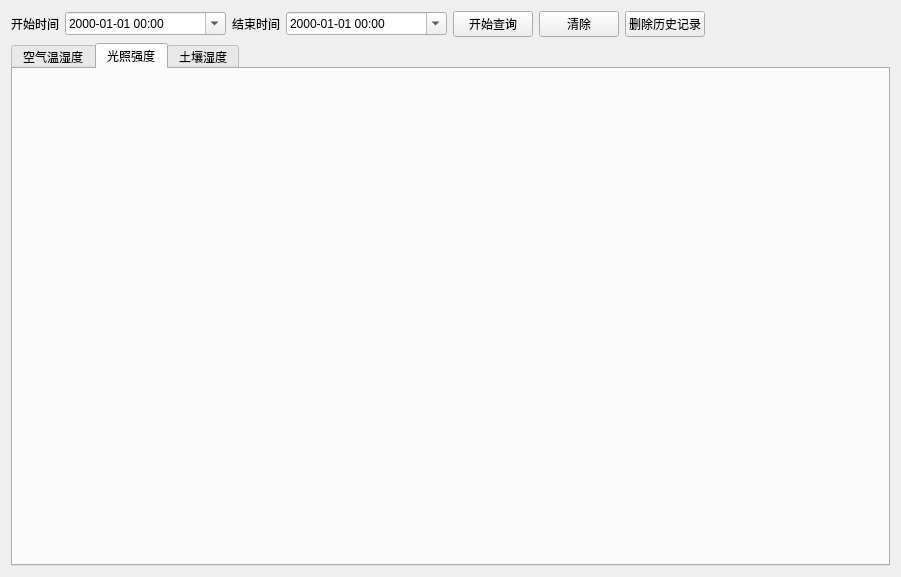
<?xml version="1.0" encoding="UTF-8"?>
<ui version="4.0">
 <class>test</class>
 <widget class="QWidget" name="test">
  <property name="geometry">
   <rect>
    <x>0</x>
    <y>0</y>
    <width>901</width>
    <height>577</height>
   </rect>
  </property>
  <property name="windowTitle">
   <string>test</string>
  </property>
  <layout class="QGridLayout" name="gridLayout">
   <item row="0" column="0">
    <layout class="QHBoxLayout" name="horizontalLayout">
     <item>
      <widget class="QLabel" name="label">
       <property name="styleSheet">
        <string notr="true">font: 11pt &quot;Agency FB&quot;;</string>
       </property>
       <property name="text">
        <string>开始时间</string>
       </property>
      </widget>
     </item>
     <item>
      <widget class="QDateTimeEdit" name="dateStartTime">
       <property name="minimumSize">
        <size>
         <width>161</width>
         <height>21</height>
        </size>
       </property>
       <property name="styleSheet">
        <string notr="true">font: 12pt &quot;Agency FB&quot;;</string>
       </property>
       <property name="displayFormat">
        <string>yyyy-MM-dd HH:mm</string>
       </property>
       <property name="calendarPopup">
        <bool>true</bool>
       </property>
      </widget>
     </item>
     <item>
      <widget class="QLabel" name="label_2">
       <property name="styleSheet">
        <string notr="true">font: 12pt &quot;Agency FB&quot;;</string>
       </property>
       <property name="text">
        <string>结束时间</string>
       </property>
      </widget>
     </item>
     <item>
      <widget class="QDateTimeEdit" name="dateOverTime">
       <property name="minimumSize">
        <size>
         <width>161</width>
         <height>21</height>
        </size>
       </property>
       <property name="styleSheet">
        <string notr="true">font: 11pt &quot;Agency FB&quot;;</string>
       </property>
       <property name="displayFormat">
        <string>yyyy-MM-dd HH:mm</string>
       </property>
       <property name="calendarPopup">
        <bool>true</bool>
       </property>
      </widget>
     </item>
     <item>
      <widget class="QPushButton" name="pushQuery">
       <property name="styleSheet">
        <string notr="true">font: 12pt &quot;Agency FB&quot;;</string>
       </property>
       <property name="text">
        <string>开始查询</string>
       </property>
      </widget>
     </item>
     <item>
      <widget class="QPushButton" name="pushClear">
       <property name="styleSheet">
        <string notr="true">font: 12pt &quot;Agency FB&quot;;</string>
       </property>
       <property name="text">
        <string>清除</string>
       </property>
      </widget>
     </item>
     <item>
      <widget class="QPushButton" name="pushClearHistory">
       <property name="styleSheet">
        <string notr="true">font: 12pt &quot;Agency FB&quot;;</string>
       </property>
       <property name="text">
        <string>删除历史记录</string>
       </property>
      </widget>
     </item>
     <item>
      <spacer name="horizontalSpacer">
       <property name="orientation">
        <enum>Qt::Horizontal</enum>
       </property>
       <property name="sizeHint" stdset="0">
        <size>
         <width>40</width>
         <height>20</height>
        </size>
       </property>
      </spacer>
     </item>
    </layout>
   </item>
   <item row="1" column="0">
    <widget class="QTabWidget" name="tabSum">
     <property name="styleSheet">
      <string notr="true">font: 14pt &quot;Agency FB&quot;;</string>
     </property>
     <property name="currentIndex">
      <number>1</number>
     </property>
     <widget class="QWidget" name="tabAir">
      <attribute name="title">
       <string>空气温湿度</string>
      </attribute>
     </widget>
     <widget class="QWidget" name="tabLight">
      <attribute name="title">
       <string>光照强度</string>
      </attribute>
     </widget>
     <widget class="QWidget" name="tabSoil">
      <attribute name="title">
       <string>土壤湿度</string>
      </attribute>
     </widget>
    </widget>
   </item>
  </layout>
 </widget>
 <resources/>
 <connections/>
</ui>
